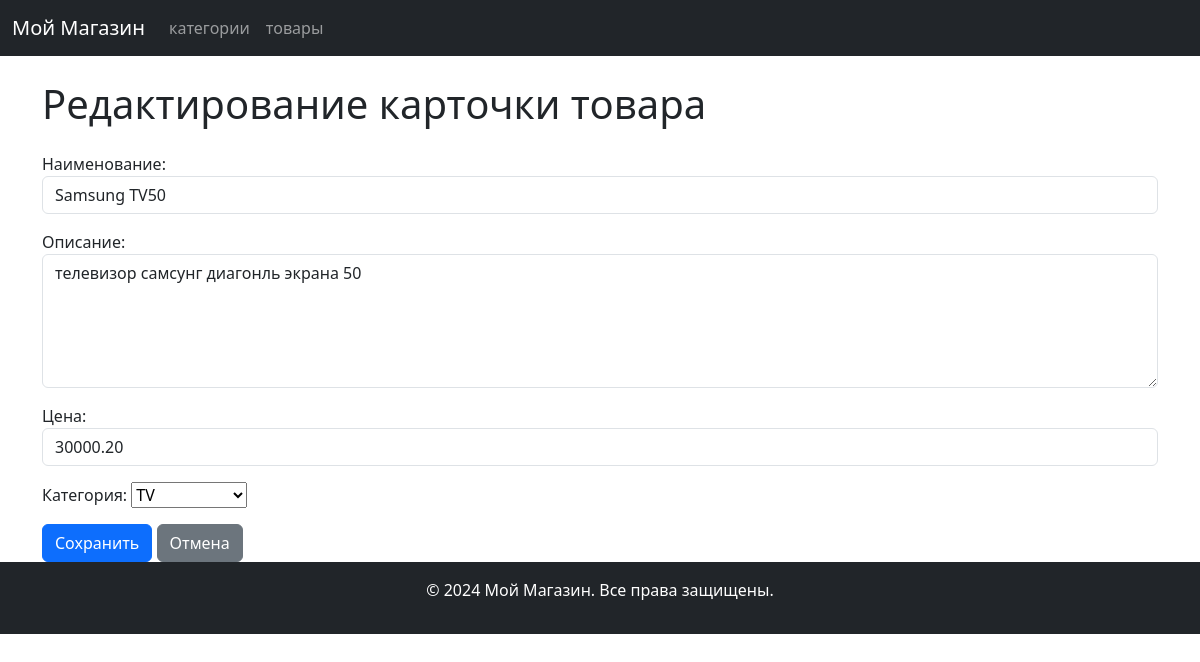
The app's page /product/1/edit_product/ with its own data.
### shop_app/models.py (models this page shows, shortened)
class Product(models.Model):
    name = models.CharField(max_length=100)
    description = models.TextField()
    price = models.DecimalField(max_digits=20, decimal_places=2)
    created_at = models.DateTimeField(auto_now_add=True)
    category = models.ForeignKey(
        "Category", on_delete=models.CASCADE,related_name="product"
    )

class Category(models.Model):
    name = models.CharField(max_length=100)
    description = models.TextField()
    def __str__(self):
        return self.name

### shop_app/views.py (the view, shortened to what this page needs)
class ProductUpdateView(UpdateView):
    model = Product
    form_class = ProductModelForm
    template_name = 'shop_app/edit_product.html'
    success_url = reverse_lazy("products_list")
    pk_url_kwarg = 'product_id'
    extra_context = {"title":"Редактирование карточки товара"}

### shop_app/forms.py (shortened to what this page needs)
class ProductModelForm(forms.ModelForm):
    class Meta:
        model = Product
        fields = ["name", "description", "price", "category"]
        labels = {
            "name": "Наименование",
            "description": "Описание",
            "price": "Цена",
            "category": "Категория",
        }
        widgets = {
            "name": forms.TextInput(
                attrs={
                    "class": "form-control",
                    "placeholder": "Введите наименование товара",
                }
            ),
            "description": forms.Textarea(
                attrs={
                    "class": "form-control",
                    "rows": 5,
                    "placeholder": "Введите описание товара",
                }
            ),
            "price": forms.NumberInput(
                attrs={
                    "class": "form-control",
                    "placeholder": "Введите стоимость товара",
                }
            ),
        }

### shop_app/templates/shop_app/edit_product.html (shortened to what this page needs)
{% extends 'shop_app/base.html' %}
{% block content %}
        <h1>{{ title }}</h1>
        <form method="post" class="mt-4">
            {{ form.as_p }}
            <button type="submit" class="btn btn-primary">Сохранить</button>
            <a href="{% url 'products_list' %}" class="btn btn-secondary">Отмена</a>
        </form>
{% endblock %}

### records on screen
Product: name "Samsung TV50", description "телевизор самсунг диагонль экрана 50", price "30000.20", category "TV"

### other values on screen
{{ title }} "Редактирование карточки товара"
